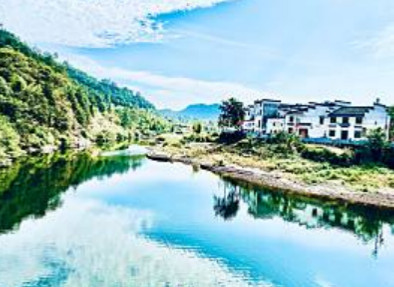
#> input picture media/img/rural.jpg, 394 x 287 px
$ python imageTilt.py
#> lines starting #> are read from the running program, lines starting #| are printed output that depends on the picture
import cv2
import numpy as np

if __name__ == '__main__':
    src = cv2.imread('../../media/img/rural.jpg')
#> src is the input picture: shape (287, 394, 3); mean B, G, R 191.3, 189.9, 154.3
    cv2.imshow('Source', src)

    height, width = src.shape[0:2]
#> height = 287; width = 394
    srcp = np.float32([[0, 0], [width - 1, 0], [0, height - 1]])
#> srcp = [[0, 0], [393, 0], [0, 286]]
    dstp = np.float32([[30, 0], [width - 1, 0], [0, height - 1]])
#> dstp = [[30, 0], [393, 0], [0, 286]]
    M = cv2.getAffineTransform(srcp, dstp)
#> M = [[0.924, -0.105, 30], [0, 1, 0]]
    dsize = (width, height)
    dst = cv2.warpAffine(src, M, dsize)
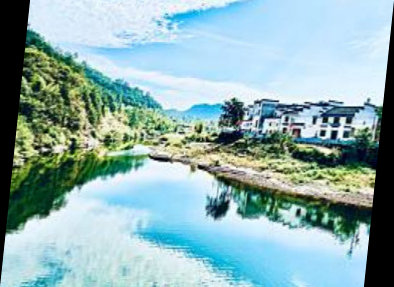
#> dst: shape (287, 394, 3); mean B, G, R 176.7, 175.4, 142.5
    cv2.imshow('Dst', dst)

    dstp = np.float32([[0, 0], [width - 1 - 30, 0], [30, height - 1]])
    M = cv2.getAffineTransform(srcp, dstp)
    dst1 = cv2.warpAffine(src, M, dsize)
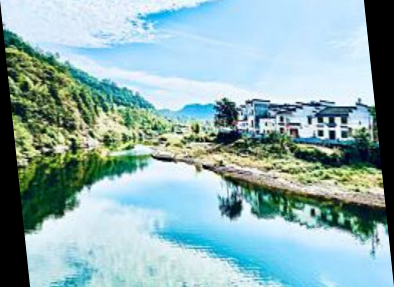
#> dst1: shape (287, 394, 3); mean B, G, R 176.7, 175.4, 142.5
    cv2.imshow('Dst 1', dst1)

    a = [0, height * 0.2]
    b = [width * 0.8, height * 0.2]
    c = [width * 0.1, height * 0.9]
    dstp = np.float32([a, b, c])
    M = cv2.getAffineTransform(srcp, dstp)
    dst2 = cv2.warpAffine(src, M, dsize)
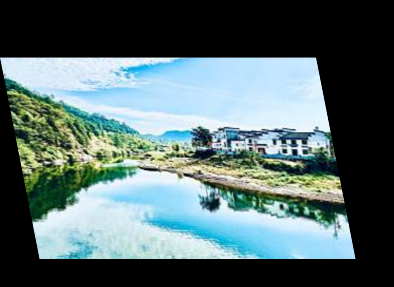
#> dst2: shape (287, 394, 3); mean B, G, R 107.7, 106.9, 86.9
    cv2.imshow('Dst2 - resize', dst2)

    a = [0, height * 0.4]
    dstp = np.float32([a, b, c])
    M = cv2.getAffineTransform(srcp, dstp)
    dst3 = cv2.warpAffine(src, M, dsize)
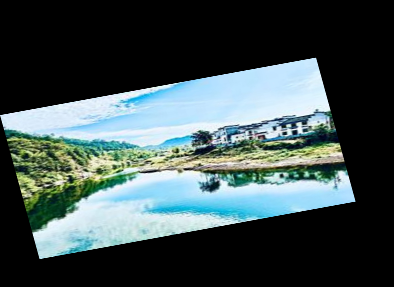
#> dst3: shape (287, 394, 3); mean B, G, R 80.8, 80.2, 65.2
    cv2.imshow('Dst3 - tilt resize', dst3)

    cv2.waitKey(0)
    cv2.destroyAllWindows()

$ run again, with media/img/antarctic.jpg copied over media/img/rural.jpg
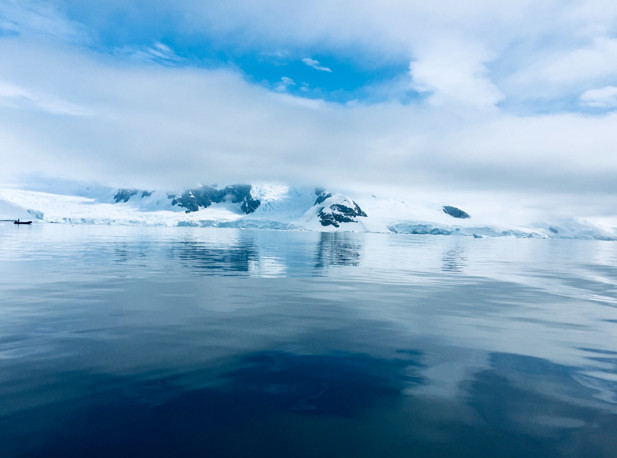
#> input picture media/img/antarctic.jpg, 617 x 458 px
#> src is the input picture: shape (458, 617, 3); mean B, G, R 189.4, 161, 122.6
#> `dst2 = cv2.warpAffine(src, M, dsize)`:
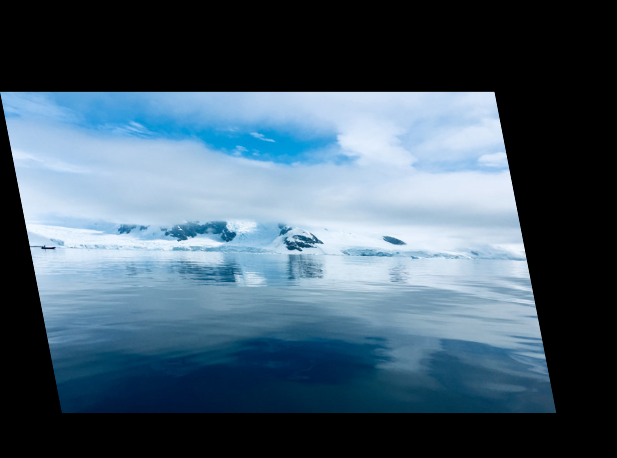
#> dst2: shape (458, 617, 3); mean B, G, R 106.4, 90.5, 68.9
#> `dst3 = cv2.warpAffine(src, M, dsize)`:
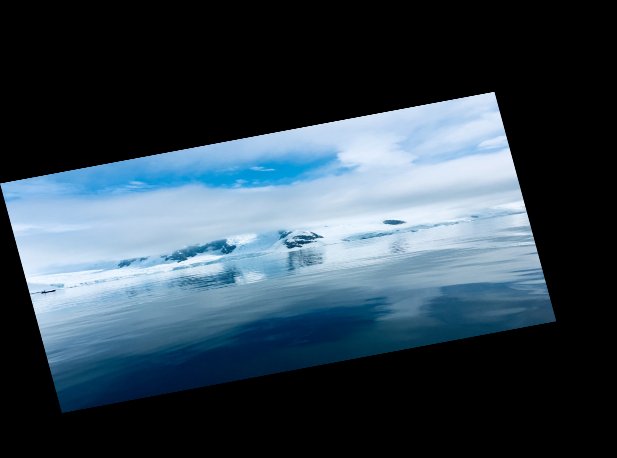
#> dst3: shape (458, 617, 3); mean B, G, R 79.8, 67.9, 51.7
